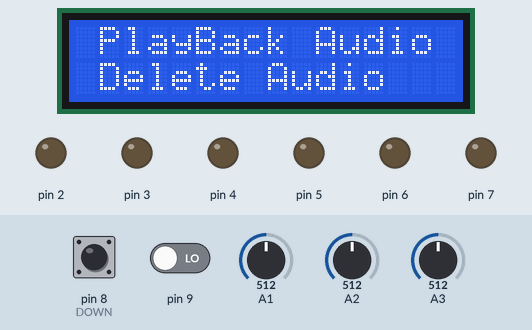
A sketch run on a simulated Arduino Uno, built with avr-gcc and run on an emulated ATmega328P. Shown: 16×2 character LCD, output pins drawn as LEDs (lit = HIGH). Inputs (shaded band) come from the test bench; at power-on: A2 = 512, A3 = 512, A1 = 512, pin 8 (DOWN) LOW, pin 9 LOW. Storage starts empty.

Above: at 2.3 s.
2.4 s: A2 set to 910
At 3.2 s:
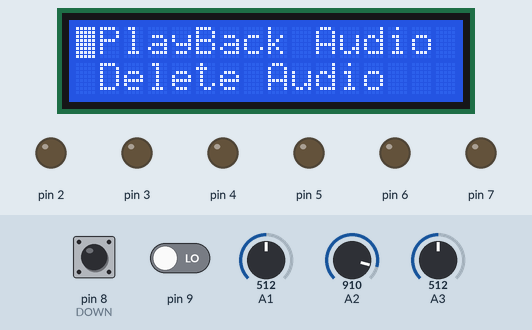
3.9 s: A3 set to 883
5.4 s: A3 set to 919
At 5.59 s:
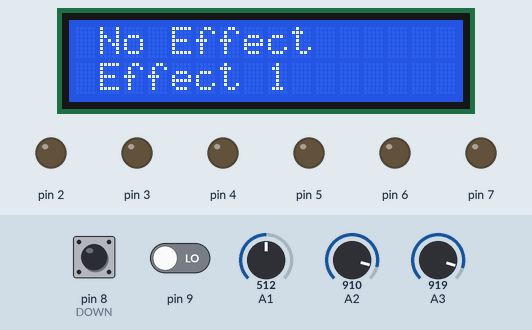
At 6.5 s:
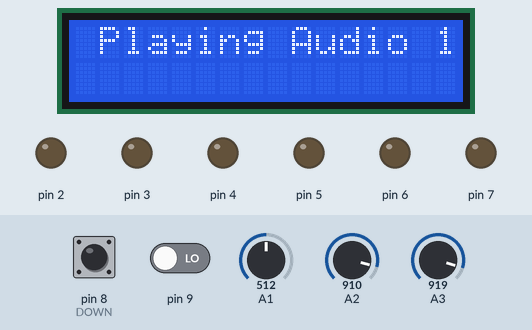
8.4 s: A1 set to 890
11.4 s: A1 set to 916
At 11.9 s:
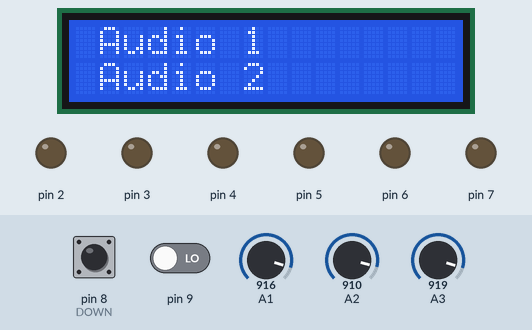
14.4 s: pin 8 (DOWN) pulled HIGH for 0.15 s
Timing chart, 0 to 17.4 s (numbered marks = the images above; inputs shaded):
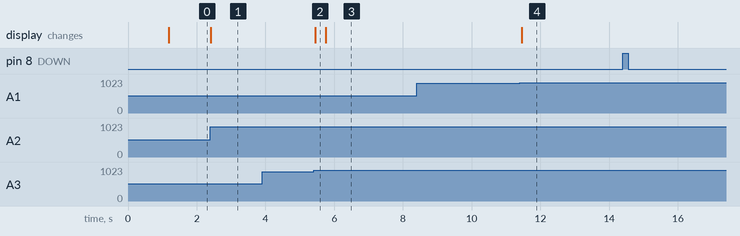

Measured:
- the behaviour switches between 900 and 901 on A3 (found by bisection; images 1 and 2)
- the behaviour switches between 900 and 901 on A1 (found by bisection; images 3 and 4)
- after the input at 2.4 s, the display: changes at once (image 1)
- after the input at 3.9 s, every drawn part: stays the same
- after the input at 5.4 s, the display: changes at once (image 2)
- after the input at 8.4 s, every drawn part: stays the same
- after the input at 11.4 s, the display: changes after 0.05 s (image 4)
- after the input at 14.4 s, every drawn part: stays the same

The sketch:

final_read_no_space_finalized.ino
```cpp
#include <Wire.h>
#include <LiquidCrystal_I2C.h>
#include<SPI.h>
#include<SD.h>

#define FASTADC 1

// defines for setting and clearing register bits
#ifndef cbi
#define cbi(sfr, bit) (_SFR_BYTE(sfr) &= ~_BV(bit))
#endif
#ifndef sbi
#define sbi(sfr, bit) (_SFR_BYTE(sfr) |= _BV(bit))
#endif


const int chipselect = 10;
String s = "";
char s2[]={};
int len;
char buf[4];


File myfile,myfile_R;
String line;
String f_name =  "final1.txt";
LiquidCrystal_I2C lcd(0x27,16,2);  // set the LCD address to 0x27 for a 16 chars and 2 line display

int DOWN = 8, BACK = 9;
int RECval, UPval, DOWNval, SELval, BACKval;
int Row = 0, Screen = 1;

void setup() {
   //pinMode(9,OUTPUT);
  DDRD =255;
   #if FASTADC
  // set prescale to 16
  sbi(ADCSRA,ADPS2) ;
  cbi(ADCSRA,ADPS1) ;
  cbi(ADCSRA,ADPS0) ;
  #endif

  lcd.init();                      // initialize the lcd
  lcd.init();
  // Print a message to the LCD.
  lcd.backlight();
  lcd.setCursor(0,0);

  Serial.begin(9600);
  while (!Serial){
    ;
 }

  if(!SD.begin(chipselect)){
    //Serial.println("Card failed or not present !");
    while(1);
  }


 // lcd.begin(16,2);
  pinMode (RECval,INPUT);
  //pinMode (UP,INPUT);
  pinMode (DOWN,INPUT);
  //pinMode (SELECT,INPUT);
  //pinMode (BACK,INPUT);
  lcd.print("Voice Recorder");
  delay(1000);
  Menu();
}

void loop() {
  // put your main code here, to run repeatedly:
  RECval = digitalRead(9);
  UPval = analogRead(A2);
  DOWNval = digitalRead(DOWN);
  SELval = analogRead(A3);
  BACKval = analogRead(A1);

  Recording();
  Navigate();
  if (SELval > 900 and Screen == 1 and Row == 1){
    PlayBackAudio();
  }
  if (SELval >900 and Screen == 1 and Row == 2){
    DeleteAudio();
  }
  PlayClipI();
  PlayClipII();
  DeleteClipI();
  DeleteClipII();
  Back();
}

void Recording(){
    if (RECval==1){
    lcd.noBlink();
    myfile = SD.open(f_name,FILE_WRITE);
    lcd.clear();
    lcd.print("RECORDING...");

    myfile.print("");
    int x;
    int sample;
    //unsigned long CurrentTime1;
    x = analogRead(A0);

    while (RECval == 1){
    RECval = digitalRead(9);

    //%%%%%%%%%%%%%%%%%%%%%%%%%%%%%%%%%%%%%%%%%%%%%%%%%%%%%%%%%%%%%%%%%%%%%%%%%%%%%%%%%%%%%

    x = analogRead(A0);
    sample = x/4;
    if (sample < 10){s = "00";s.concat(sample);}
    else if(sample < 100){s = "0";s.concat(sample);}
    else{s = "";s.concat(sample);}
    myfile.print(s);

    //%%%%%%%%%%%%%%%%%%%%%%%%%%%%%%%%%%%%%%%%%%%%%%%%%%%%%%%%%%%%%%%%%%%%%%%%%%%%%%%%%%%%%

    }

    myfile.close();
    lcd.clear();
    lcd.print("File Saved");
    delay(1000);
    Menu();
    Row = 0;
    Screen = 1;
  }
}

void Navigate(){
  if (UPval > 900){
    lcd.setCursor(0,0);
    lcd.blink();
    Row = 1;
  }

  if (DOWNval == 1){
    lcd.setCursor(0,1);
    lcd.blink();
    Row = 2;
  }
}

void Menu(){
    lcd.clear();
    lcd.noBlink();
    lcd.setCursor(1,0);
    lcd.print("PlayBack Audio");
    lcd.setCursor(1,1);
    lcd.print("Delete Audio");
    Screen = 1;
    Row = 0;
}

void PlayBackAudio(){
    lcd.clear();
    lcd.noBlink();
    lcd.setCursor(1,0);
    lcd.print("Audio 1");
    lcd.setCursor(1,1);
    lcd.print("Audio 2");
    Screen = 2;
    Row = 0;
}

void DeleteAudio(){
    lcd.clear();
    lcd.noBlink();
    lcd.setCursor(1,0);
    lcd.print("Audio 1");
    lcd.setCursor(1,1);
    lcd.print("Audio 2");
    Screen = 3;
    Row = 0;
}

void PlayClipI(){
  if (SELval > 900 and Row == 1 and Screen == 2){
    lcd.clear();
    lcd.noBlink();
    lcd.setCursor(1,0);
    lcd.print("No Effect");
    lcd.setCursor(1,1);
    lcd.print("Effect 1");
    Screen = 4;
    Row =0;
  }
  if (SELval > 900 and Row == 2 and Screen == 2){
    lcd.clear();
    lcd.noBlink();
    lcd.setCursor(1,0);
    lcd.print("No Effect");
    lcd.setCursor(1,1);
    lcd.print("Effect 1");
    Screen = 5;
    Row =0;
  }
}

void PlayClipII(){
  if (SELval > 900 and Row == 1 and Screen == 4){
    lcd.clear();
    lcd.noBlink();
    lcd.setCursor(1,0);
    lcd.print("Playing Audio 1");

     //******************************************************************************
     //******************************************************************************
     //******************************************************************************
     unsigned long currenttime;
     myfile_R = SD.open(f_name,FILE_READ);
     if (myfile_R) {
      unsigned long starttime = millis();
      while (myfile_R.available()) {
       myfile_R.read(buf,3);
      buf[4]={'\0'};
      //myfile1.println(buf);
      //Serial.println(buf);
      //myfile1.println(buf);
     // buf[4]={'\0'};
      PORTD=buf;
      }
      currenttime = millis();
     unsigned long elapsedtime = currenttime - starttime;
     myfile_R.close();
     lcd.clear();
     lcd.setCursor(1,0);
     lcd.print("end");
     delay(2000);
     lcd.clear();
     lcd.setCursor(1,0);
     lcd.print(elapsedtime);
     delay(2000);
     Menu();
    }


  }
  if (SELval > 900 and Row == 2 and Screen == 4){
    lcd.clear();
    lcd.noBlink();
    lcd.setCursor(1,0);
    lcd.print("Playing Audio 1");
    lcd.setCursor(1,1);
    lcd.print("with Effect 1");
  }
  if (SELval > 900 and Row == 1 and Screen == 5){
    lcd.clear();
    lcd.noBlink();
    lcd.setCursor(1,0);
    lcd.print("Playing Audio 2");
  }
  if (SELval > 900 and Row == 2 and Screen == 5){
    lcd.clear();
    lcd.noBlink();
    lcd.setCursor(1,0);
    lcd.print("Playing Audio 2");
    lcd.setCursor(1,1);
    lcd.print("with Effect 1");
  }
}

void DeleteClipI(){
  if (SELval > 900 and Row != 0 and Screen == 3){
    lcd.clear();
    lcd.noBlink();
    lcd.setCursor(1,0);
    lcd.print("Press Select");
    lcd.setCursor(1,1);
    lcd.print("to delete");
    Screen = 6;
    Row = 0;
  }
}

void DeleteClipII(){
  if (SELval < 900 and Screen == 6){
    lcd.clear();
    lcd.noBlink();
    lcd.setCursor(1,0);
    lcd.print("Deleted");
    delay(1000);
    Menu();
  }
}

void Back(){
  if (BACKval > 900 and (Screen == 2 or Screen == 3)){
    Menu();
  }
  if (BACKval > 900 and (Screen == 4 or Screen == 5)){
    PlayBackAudio();
  }
}
```
